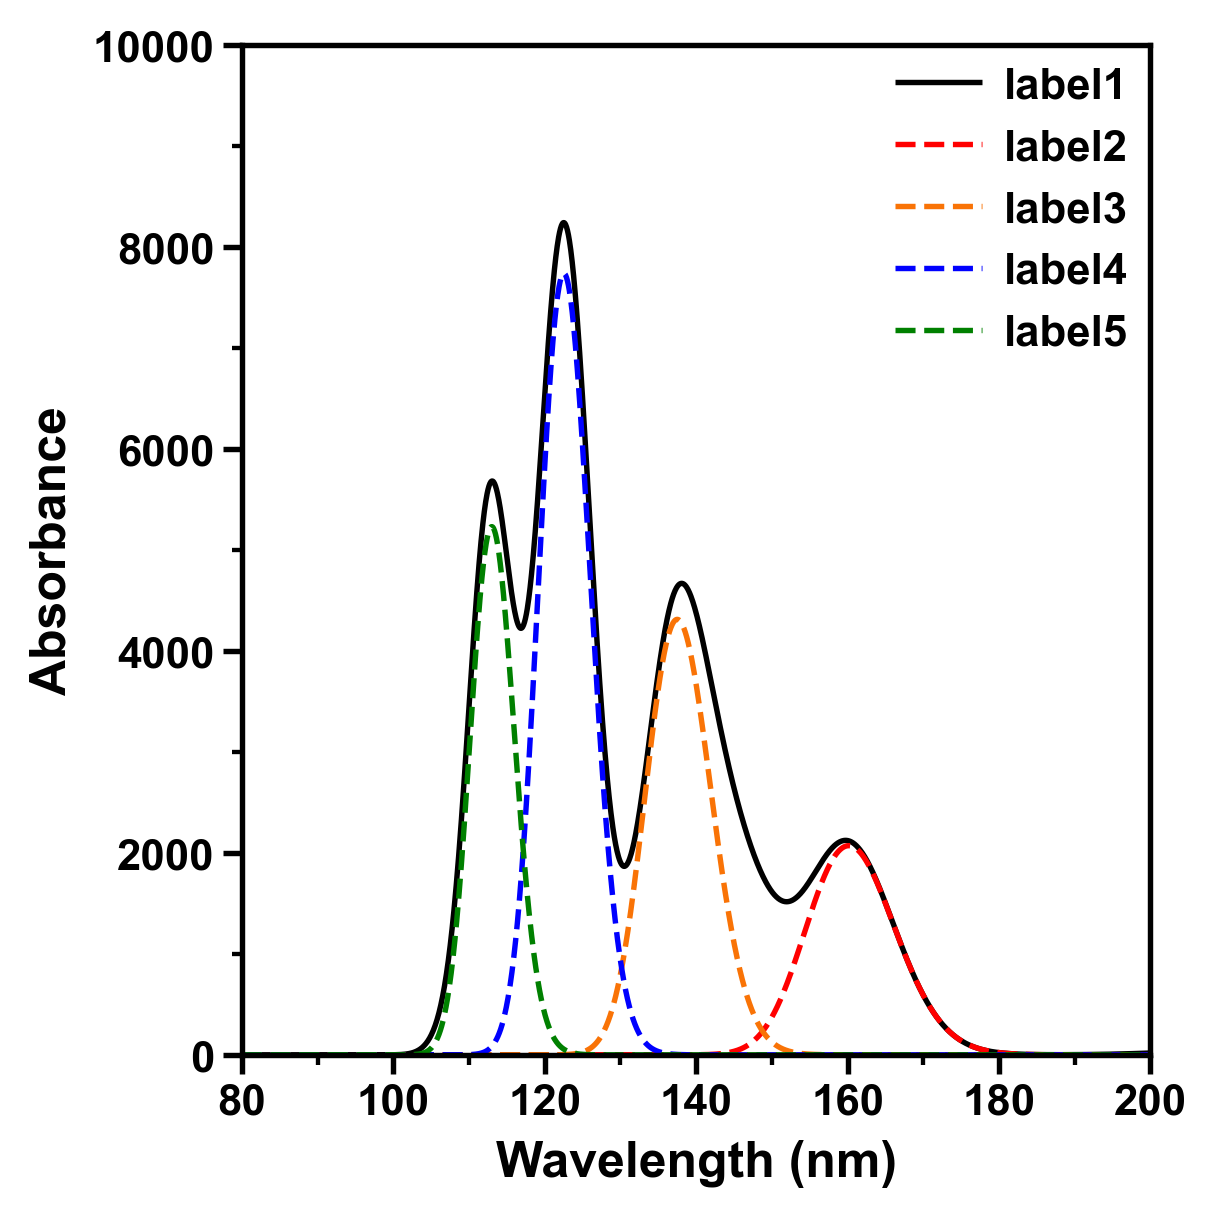

Source code (Python):
# -*- coding: utf-8 -*-
"""
uv.py

This file is used to plot spectrum of uv-vis.

@author:
Kimariyb, Hsiun Ryan ([email redacted])

@address:
XiaMen University, School of electronic science and engineering

@license:
Licensed under the MIT License.
For details, see the LICENSE file.

@data:
2023-10-16
"""
import proplot as pplt
import pandas as pd

from proplot import rc

# 读取 txt 文件中的数据
data = pd.read_csv('uv_curve.txt', header=None, delim_whitespace=True)

# 颜色、曲线格式以及标签
color_list = ['black', 'red', 'orange', 'blue', 'green']
label_list = ['label1', 'label2', 'label3', 'label4', 'label5']
style_list = ['-', '--', '--', '--', '--']

# 设置绘图的默认参数，如字体、字号等
rc['font.name'] = 'Arial'
rc['title.size'] = 14
rc['label.size'] = 12
rc['font.size'] = 10.5
rc['tick.width'] = 1.3
rc['meta.width'] = 1.3
rc['label.weight'] = 'bold'
rc['tick.labelweight'] = 'bold'
rc['ytick.major.size'] = 4.6
rc['ytick.minor.size'] = 2.5
rc['xtick.major.size'] = 4.6
rc['xtick.minor.size'] = 2.5

# 创建画布
fig, ax = pplt.subplots(figsize=(6 * 0.9, 4 * 0.9))

# 绘制多曲线图
x = data.iloc[:, 0]
for i in range(len(data.columns) - 1):
    y = data.iloc[:, i + 1]
    ax.plot(x, y, linewidth=1.3, color=color_list[i], 
            label=label_list[i], linestyle=style_list[i])

# 设置图例
ax.legend(loc='ur', ncols=1, fontweight='bold', frame=False)

# 格式化图像
fig.format(
    grid=False, ylabel='Absorbance', xlabel='Wavelength (nm)',
    xlim=(80, 200), xminorlocator=10, xlocator=20, 
    ylim=(0, 10000), yminorlocator=1000, ylocator=2000
)

fig.show()

fig.savefig('uv.png', bbox_inches='tight', dpi=300)